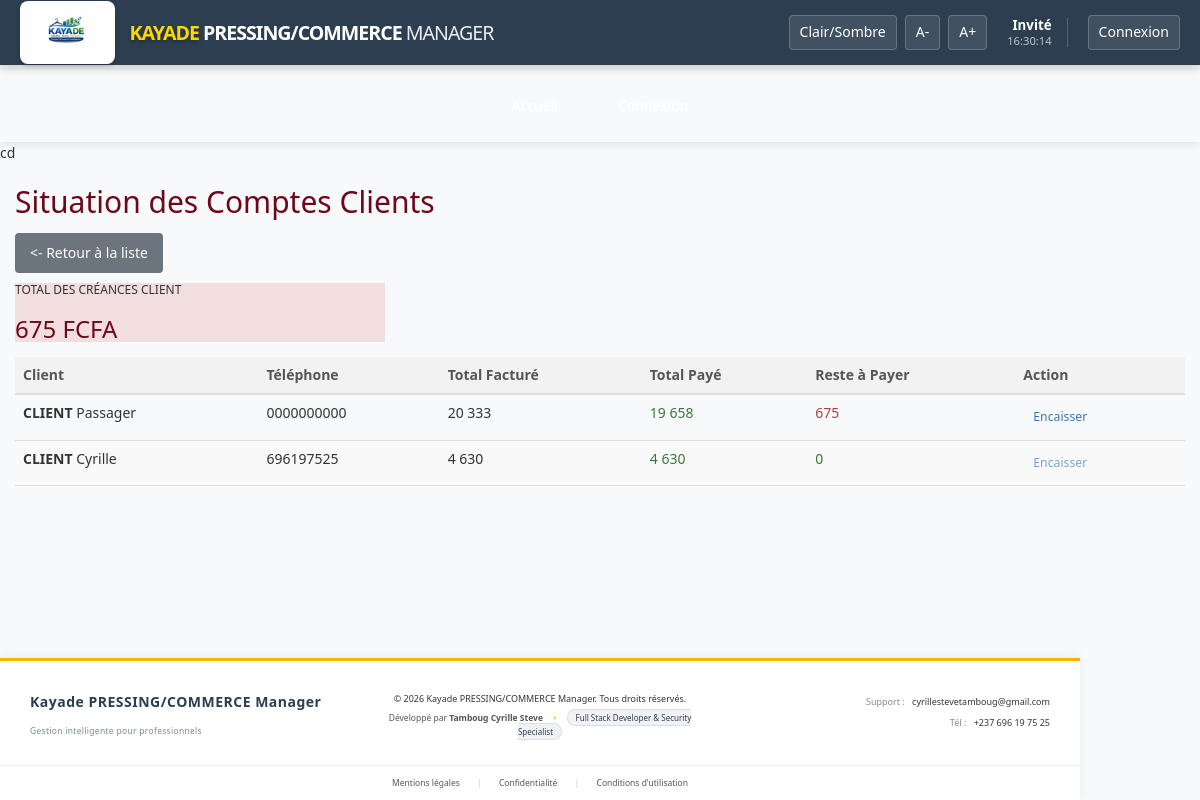
The app's page /pages/clients/comptes_gestion.php, older data.
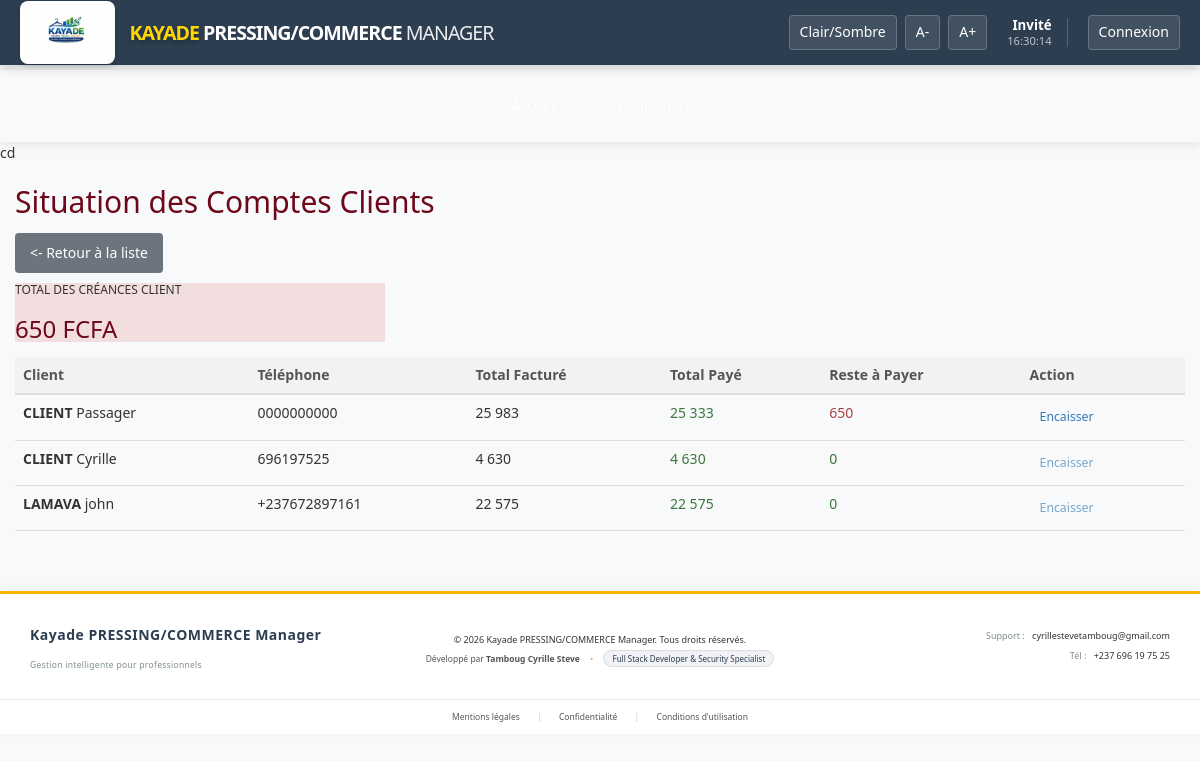
The same page, newer data.
### tables this page shows
CREATE TABLE `clients` (
  `id_client` int(11) NOT NULL,
  `id_parrain` int(11) DEFAULT NULL,
  `nom_client` varchar(100) NOT NULL,
  `prenom_client` varchar(100) DEFAULT NULL,
  `telephone` varchar(20) NOT NULL,
  `email` varchar(100) DEFAULT NULL,
  `adresse` text DEFAULT NULL,
  `date_inscription` timestamp NOT NULL DEFAULT current_timestamp(),
  `points_fidelite` int(11) DEFAULT 0,
  `remise_speciale` decimal(5,2) DEFAULT 0.00,
  `notes` text DEFAULT NULL,
  `est_actif` tinyint(1) DEFAULT 1,
  `id_agence` int(11) DEFAULT NULL
);

### pages/clients/comptes_gestion.php (the view, shortened to what this page needs)
<?php
require_once '../../fonctions/database.php';
try {
    $sql = "SELECT
                c.id_client,
                c.nom_client,
                c.prenom_client,
                c.telephone,
                c.points_fidelite,
                IFNULL(SUM(t.montant_total), 0) as total_facture,
                IFNULL(SUM(t.montant_verse), 0) as total_paye,
                (IFNULL(SUM(t.montant_total), 0) - IFNULL(SUM(t.montant_verse), 0)) as solde_du
            FROM clients c
            LEFT JOIN tickets t ON c.id_client = t.id_client
            GROUP BY c.id_client
            ORDER BY solde_du DESC, c.nom_client ASC";
    $stmt = $pdo->query($sql);
    $comptes = $stmt->fetchAll(PDO::FETCH_ASSOC);
} catch (Exception $e) {
    $message = "Erreur de calcul des comptes : " . $e->getMessage();
    $message_type = 'danger';
}
include '../../templates/header.php';
include '../../templates/navigation.php';
?>
<div class="container-fluid mt-4">
    <div class="d-flex justify-content-between align-items-center mb-4">
        <h2><i class="fas fa-file-invoice-dollar text-primary"></i> Situation des Comptes Clients</h2>
        <a href="index.php" class="btn btn-secondary">
            <- Retour à la liste
        </a>
    </div>
    <div class="row">
        <?php
            $total_dettes = array_sum(array_column($comptes, 'solde_du'));
        ?>
        <div class="col-md-4 mb-4">
            <div class="card bg-danger text-white shadow">
                <div class="card-body">
                    <h6 class="card-title text-uppercase">Total des Créances Client</h6>
                    <h3 class="fw-bold"><?= number_format($total_dettes, 0, ',', ' '); ?> FCFA</h3>
                </div>
            </div>
        </div>
    </div>
    <div class="card shadow">
        <div class="card-body p-0">
            <div class="table-responsive">
                <table class="table table-hover mb-0 align-middle">
                    <thead class="table-light">
                        <tr>
                            <th>Client</th>
                            <th>Téléphone</th>
                            <th class="text-end">Total Facturé</th>
                            <th class="text-end">Total Payé</th>
                            <th class="text-end">Reste à Payer</th>
                            <th class="text-center">Action</th>
                        </tr>
                    </thead>
                    <tbody>
                        <?php foreach ($comptes as $compte): ?>
                            <?php
                                $status_class = ($compte['solde_du'] > 0) ? 'text-danger fw-bold' : 'text-success';
                            ?>
                            <tr>
                                <td>
                                    <strong><?= htmlspecialchars(strtoupper($compte['nom_client'])); ?></strong>
                                    <?= htmlspecialchars($compte['prenom_client']); ?>
                                </td>
                                <td><?= htmlspecialchars($compte['telephone']); ?></td>
                                <td class="text-end"><?= number_format($compte['total_facture'], 0, ',', ' '); ?></td>
                                <td class="text-end text-success"><?= number_format($compte['total_paye'], 0, ',', ' '); ?></td>
                                <td class="text-end <?= $status_class; ?>">
                                    <?= number_format($compte['solde_du'], 0, ',', ' '); ?>
                                </td>
                                <td class="text-center">
                                    <a href="../tickets/nouveau_paiement.php?id_client=<?= $compte['id_client']; ?>"
                                       class="btn btn-sm btn-outline-primary <?= ($compte['solde_du'] <= 0) ? 'disabled' : ''; ?>">
                                        Encaisser
                                    </a>
                                </td>
                            </tr>
                        <?php endforeach; ?>
                    </tbody>
                </table>
            </div>
        </div>
    </div>
</div>
<?php include '../../templates/footer.php'; ?>

Row changes from the older to the newer data that the page shows:
changed clients "Passager": total_facture "20 333" → "25 983"; total_paye "19 658" → "25 333"; solde_du "675" → "650"
added clients: nom_client "LAMAVA", prenom_client "john", telephone "+237672897161", total_facture "22 575", total_paye "22 575", solde_du "0"
Text that changed along with them:
$total_dettes: "675" → "650"
